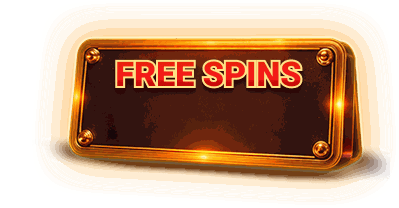
#> input picture front/img/dirty-money-mafia/Free_Spins_counter.png, 399 x 208 px, given in place of symbols.png, which was not available
$ python volt_coins_v2_cut.py
#> lines starting #> are read from the running program, lines starting #| are printed output that depends on the picture; pictures that were not available may be replaced by others from this repository, and a replacement may not be noted
"""Volt Coins v2: cut the raw gpt-image sheets (volt_coins_v2_gen.py) into game assets.

    python scripts/volt_coins_v2_cut.py

src/symbols.png      3x3 sheet  -> symbols/<code>.png (320x254, same box as v1)
src/coin_states.png  1x4 row    -> symbols/coin_{value,mini,minor,major}.png
src/cell_empty.png              -> symbols/coin_empty.png
src/plates.png       4x1 column -> img/plate_{grand,major,minor,mini}.png
src/frame|logo|coil.png         -> img/*.png (cropped to alpha)
src/bg_desk|bg_mob.png          -> img/bg_*.jpg
"""

from __future__ import annotations

from pathlib import Path

from PIL import Image

ROOT = Path(__file__).resolve().parent.parent
BASE = ROOT / "front/img/volt-coins-v2"
SRC = BASE / "src"

CELL = (320, 254)  # symbol box shared with v1 slot.js / css
SHEET = [
    ["wild", "coin", "diamond"],
    ["seven", "ingot", "bell"],
    ["bar", "star", "horseshoe"],
]
# Fill of the 254px box height (or width, whichever binds). Low symbols are
# drawn a notch smaller so they don't outweigh the high ones on the board.
FILL = {"horseshoe": 0.74, "star": 0.76, "bar": 0.76, "coin": 0.9, "wild": 0.9}
DEFAULT_FILL = 0.86

# Faint glow pixels below this alpha are ignored when computing the crop box
# (the glow itself is kept, it just doesn't push the box out).
BOX_ALPHA = 40


def alpha_box(im: Image.Image, thr: int = BOX_ALPHA) -> tuple[int, int, int, int]:
    mask = im.getchannel("A").point(lambda a: 255 if a >= thr else 0)
    box = mask.getbbox()
    if box is None:
        raise ValueError("empty image")
    return box


def crop_alpha(im: Image.Image, pad: int = 6, thr: int = 8) -> Image.Image:
    l, t, r, b = alpha_box(im, thr)
    return im.crop((max(0, l - pad), max(0, t - pad), min(im.width, r + pad), min(im.height, b + pad)))


def fit_cell(im: Image.Image, fill: float) -> Image.Image:
    """Scale the solid body of `im` into CELL at `fill`, keep its glow, centre it."""
    l, t, r, b = alpha_box(im)
    bw, bh = r - l, b - t
    scale = min(CELL[0] * fill / bw, CELL[1] * fill / bh)
    big = im.resize((round(im.width * scale), round(im.height * scale)), Image.LANCZOS)
    cx, cy = (l + r) / 2 * scale, (t + b) / 2 * scale
    out = Image.new("RGBA", CELL, (0, 0, 0, 0))
    # paste (not alpha_composite): the canvas is empty and the offset may be negative
    out.paste(big, (round(CELL[0] / 2 - cx), round(CELL[1] / 2 - cy)))
    return out


def window_box(im: Image.Image, thr: int = 40) -> tuple[int, int, int, int]:
    """Transparent opening of a frame: scan out from the centre to the first solid pixel."""
    a = im.getchannel("A")
    cx, cy = im.width // 2, im.height // 2
    row = [a.getpixel((x, cy)) for x in range(im.width)]
    col = [a.getpixel((cx, y)) for y in range(im.height)]
    left = max(x for x in range(cx) if row[x] > thr) + 1
    right = min(x for x in range(cx, im.width) if row[x] > thr)
    top = max(y for y in range(cy) if col[y] > thr) + 1
    bottom = min(y for y in range(cy, im.height) if col[y] > thr)
    return left, top, right, bottom


def nine_slice(im: Image.Image, win_w: int, win_h: int, corner: int = 140):
    """Re-proportion a thin frame so its opening is win_w x win_h (borders kept 1:1).

    The model draws the opening ~1.5:1; the 3x3 grid of 320x254 symbols wants
    ~1.26:1. Corners (gold brackets) are copied as is, the straight runs between
    them are resampled."""
    l, t, r, b = window_box(im)
    out_w = l + win_w + (im.width - r)
    out_h = t + win_h + (im.height - b)
    out = Image.new("RGBA", (out_w, out_h), (0, 0, 0, 0))
    c = corner
    xs_src = [(0, c), (c, im.width - c), (im.width - c, im.width)]
    ys_src = [(0, c), (c, im.height - c), (im.height - c, im.height)]
    xs_dst = [(0, c), (c, out_w - c), (out_w - c, out_w)]
    ys_dst = [(0, c), (c, out_h - c), (out_h - c, out_h)]
    for (sy0, sy1), (dy0, dy1) in zip(ys_src, ys_dst):
        for (sx0, sx1), (dx0, dx1) in zip(xs_src, xs_dst):
            part = im.crop((sx0, sy0, sx1, sy1)).resize((dx1 - dx0, dy1 - dy0), Image.LANCZOS)
            out.paste(part, (dx0, dy0))
    return out, (l, t, out_w - (im.width - r), out_h - (im.height - b))


def body_boxes(im: Image.Image, count: int, thr: int = 250, step: int = 4):
    """Bounding boxes of the `count` largest solid blobs (alpha >= thr), found by
    flood fill on a 1/step grid. The model does not lay a sheet out on an even
    grid and its glows are near-opaque, so cells are cut around the bodies."""
    small = im.getchannel("A").resize((im.width // step, im.height // step), Image.BOX)
    w, h = small.size
    px = small.load()
    seen = [[False] * w for _ in range(h)]
    blobs = []
    for y0 in range(h):
        for x0 in range(w):
            if seen[y0][x0] or px[x0, y0] < thr:
                continue
            stack, n = [(x0, y0)], 0
            seen[y0][x0] = True
            l, t, r, b = x0, y0, x0, y0
            while stack:
                x, y = stack.pop()
                n += 1
                l, t, r, b = min(l, x), min(t, y), max(r, x), max(b, y)
                for nx, ny in ((x + 1, y), (x - 1, y), (x, y + 1), (x, y - 1)):
                    if 0 <= nx < w and 0 <= ny < h and not seen[ny][nx] and px[nx, ny] >= thr:
                        seen[ny][nx] = True
                        stack.append((nx, ny))
            blobs.append((n, (l * step, t * step, (r + 1) * step, (b + 1) * step)))
    blobs.sort(reverse=True)
    return [box for _, box in blobs[:count]]


def reading_order(boxes, rows: int):
    """Sort boxes top-to-bottom into `rows` rows, then left-to-right."""
    boxes = sorted(boxes, key=lambda bx: (bx[1] + bx[3]) / 2)
    per = len(boxes) // rows
    out = []
    for r in range(rows):
        out += sorted(boxes[r * per:(r + 1) * per], key=lambda bx: bx[0])
    return out


def cut_body(im: Image.Image, box, margin: float = 0.16) -> Image.Image:
    """Crop around a body box plus a glow margin; anything of the neighbours
    that still falls inside is irrelevant because the margin < sheet gaps."""
    l, t, r, b = box
    m = round(max(r - l, b - t) * margin)
    return im.crop((max(0, l - m), max(0, t - m), min(im.width, r + m), min(im.height, b + m)))


def fit_body(part: Image.Image, fill: float) -> Image.Image:
    """Like fit_cell, but the body box is the opaque core, not the glow."""
    l, t, r, b = alpha_box(part, 250)
    bw, bh = r - l, b - t
    scale = min(CELL[0] * fill / bw, CELL[1] * fill / bh)
    big = part.resize((round(part.width * scale), round(part.height * scale)), Image.LANCZOS)
    cx, cy = (l + r) / 2 * scale, (t + b) / 2 * scale
    out = Image.new("RGBA", CELL, (0, 0, 0, 0))
    out.paste(big, (round(CELL[0] / 2 - cx), round(CELL[1] / 2 - cy)))
    return out


def split_grid(im: Image.Image, cols: int, rows: int):
    w, h = im.width / cols, im.height / rows
    for r in range(rows):
        for c in range(cols):
            yield r, c, im.crop((round(c * w), round(r * h), round((c + 1) * w), round((r + 1) * h)))


def save_png(im: Image.Image, path: Path) -> None:
    path.parent.mkdir(parents=True, exist_ok=True)
    im.save(path, optimize=True)
    print(path.relative_to(ROOT), im.size)


def main() -> None:
    sheet = Image.open(SRC / "symbols.png").convert("RGBA")
#> sheet is the input picture: PIL image 399x208 RGBA; mean R, G, B, A 156.2, 91.1, 12.1, 128.9
    codes = [code for row in SHEET for code in row]
    for code, box in zip(codes, reading_order(body_boxes(sheet, 9), 3)):
#> in body_boxes, `small = im.getchannel("A").resize((im.width // step, im.height // step..`:
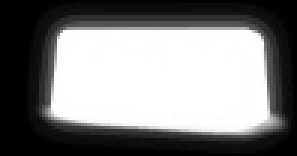
#> small: PIL image 99x52 L (shown 3 times larger); min 0, max 255, mean 129
#> in body_boxes, `w, h = small.size`: w = 99; h = 52
#> in body_boxes, `seen = [[False] * w for _ in range(h)]`: seen = 52 items
#> in reading_order, `boxes = sorted(boxes, key=lambda bx: (bx[1] + bx[3]) / 2)`: boxes = [(68, 40, 356, 172)]
#> in reading_order, `per = len(boxes) // rows`: per = 0
        save_png(fit_body(cut_body(sheet, box), FILL.get(code, DEFAULT_FILL)), BASE / "symbols" / f"{code}.png")
#> this loop made 0 passes

    states = Image.open(SRC / "coin_states.png").convert("RGBA")
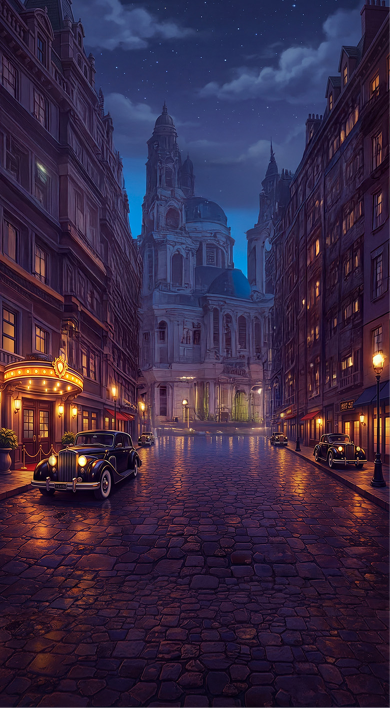
#> input picture front/img/dirty-money-mafia/base_mob_bg.png, 780 x 1416 px, given in place of coin_states.png, which was not available (shown at 1/2 size)
#> states is the input picture: PIL image 780x1416 RGBA; mean R, G, B, A 57.5, 41.5, 67.9, 254.8
    names = ["value", "mini", "minor", "major"]
    for name, box in zip(names, reading_order(body_boxes(states, 4), 1)):
        save_png(fit_body(cut_body(states, box), FILL["coin"]), BASE / "symbols" / f"coin_{name}.png")
#> this loop made 1 pass
#> (name, m in cut_body, bw in fit_body, bh in fit_body) on pass 1: ('value', 226, 779, 1415)
#| front/img/volt-coins-v2/symbols/coin_value.png (320, 254)
#> pass 1, in alpha_box, `mask = im.getchannel("A").point(lambda a: 255 if a >= thr else 0)`:
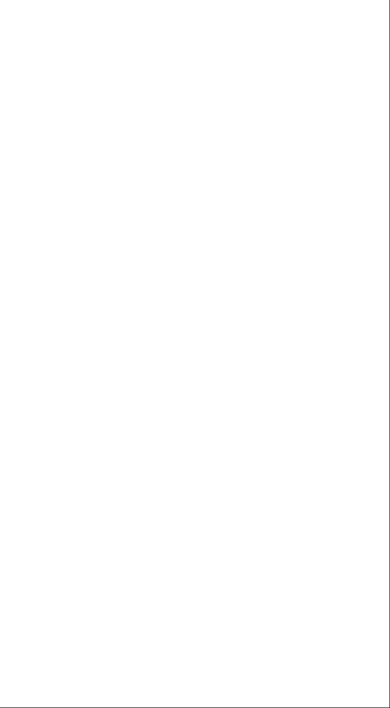
#> mask: PIL image 780x1416 L (shown at 1/2 size); 99.8% white; black in thin lines or dots
#> pass 1, in fit_body, `big = part.resize((round(part.width * scale), round(part.height * scal..`:
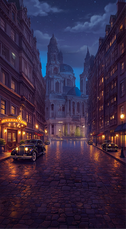
#> big: PIL image 126x229 RGBA; mean R, G, B, A 57.5, 41.5, 67.9, 254.9; transparent parts drawn white

    empty = Image.open(SRC / "cell_empty.png").convert("RGBA")
    save_png(fit_cell(empty, 0.84), BASE / "symbols" / "coin_empty.png")
#> in alpha_box (call 2), `mask = im.getchannel("A").point(lambda a: 255 if a >= thr else 0)`: mask: PIL image 780x1416 L; every value is 255
#> in fit_cell, `l, t, r, b = alpha_box(im)`: r = 780; b = 1416
#> in fit_cell, `bw, bh = r - l, b - t`: bw = 780; bh = 1416
#> in fit_cell, `scale = min(CELL[0] * fill / bw, CELL[1] * fill / bh)`: scale = 0.151
#> in fit_cell, `big = im.resize((round(im.width * scale), round(im.height * scale)), I..`:
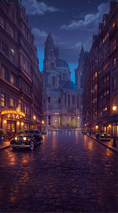
#> big: PIL image 118x213 RGBA; mean R, G, B, A 57.5, 41.5, 67.9, 254.9; transparent parts drawn white
#> in fit_cell, `cx, cy = (l + r) / 2 * scale, (t + b) / 2 * scale`: cx = 58.76; cy = 106.7
#> in fit_cell, `out.paste(big, (round(CELL[0] / 2 - cx), round(CELL[1] / 2 - cy)))`:
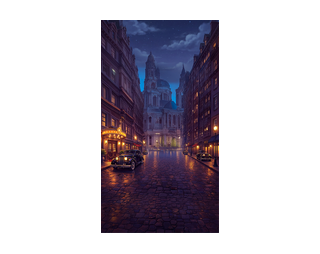
#> out: PIL image 320x254 RGBA; mean R, G, B, A 17.8, 12.8, 21, 78.8; transparent parts drawn white
#| front/img/volt-coins-v2/symbols/coin_empty.png (320, 254)

#> (the run stopped early here; a loop or call above may not have finished)
